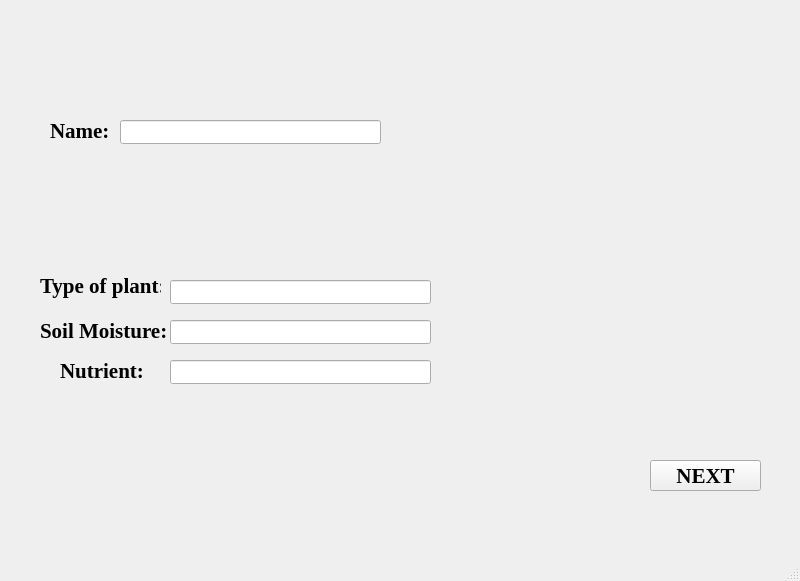
<?xml version="1.0" encoding="UTF-8"?>
<ui version="4.0">
 <class>MainWindow</class>
 <widget class="QMainWindow" name="MainWindow">
  <property name="geometry">
   <rect>
    <x>0</x>
    <y>0</y>
    <width>800</width>
    <height>581</height>
   </rect>
  </property>
  <property name="windowTitle">
   <string>MainWindow</string>
  </property>
  <widget class="QWidget" name="centralwidget">
   <widget class="QLabel" name="label">
    <property name="geometry">
     <rect>
      <x>50</x>
      <y>110</y>
      <width>61</width>
      <height>41</height>
     </rect>
    </property>
    <property name="font">
     <font>
      <family>Times New Roman</family>
      <pointsize>16</pointsize>
      <bold>true</bold>
     </font>
    </property>
    <property name="text">
     <string>Name:</string>
    </property>
   </widget>
   <widget class="QLineEdit" name="lineEdit">
    <property name="geometry">
     <rect>
      <x>120</x>
      <y>120</y>
      <width>261</width>
      <height>24</height>
     </rect>
    </property>
   </widget>
   <widget class="QLabel" name="label_2">
    <property name="geometry">
     <rect>
      <x>40</x>
      <y>270</y>
      <width>121</width>
      <height>31</height>
     </rect>
    </property>
    <property name="font">
     <font>
      <family>Times New Roman</family>
      <pointsize>16</pointsize>
      <bold>true</bold>
     </font>
    </property>
    <property name="text">
     <string>Type of plant:</string>
    </property>
   </widget>
   <widget class="QLabel" name="label_3">
    <property name="geometry">
     <rect>
      <x>60</x>
      <y>360</y>
      <width>111</width>
      <height>21</height>
     </rect>
    </property>
    <property name="font">
     <font>
      <family>Times New Roman</family>
      <pointsize>16</pointsize>
      <bold>true</bold>
     </font>
    </property>
    <property name="text">
     <string>Nutrient:</string>
    </property>
   </widget>
   <widget class="QLabel" name="label_4">
    <property name="geometry">
     <rect>
      <x>40</x>
      <y>320</y>
      <width>131</width>
      <height>21</height>
     </rect>
    </property>
    <property name="font">
     <font>
      <family>Times New Roman</family>
      <pointsize>16</pointsize>
      <bold>true</bold>
     </font>
    </property>
    <property name="text">
     <string>Soil Moisture:</string>
    </property>
   </widget>
   <widget class="QLineEdit" name="lineEdit_2">
    <property name="geometry">
     <rect>
      <x>170</x>
      <y>360</y>
      <width>261</width>
      <height>24</height>
     </rect>
    </property>
   </widget>
   <widget class="QLineEdit" name="lineEdit_3">
    <property name="geometry">
     <rect>
      <x>170</x>
      <y>320</y>
      <width>261</width>
      <height>24</height>
     </rect>
    </property>
   </widget>
   <widget class="QLineEdit" name="lineEdit_4">
    <property name="geometry">
     <rect>
      <x>170</x>
      <y>280</y>
      <width>261</width>
      <height>24</height>
     </rect>
    </property>
   </widget>
   <widget class="QPushButton" name="pushButton">
    <property name="geometry">
     <rect>
      <x>650</x>
      <y>460</y>
      <width>111</width>
      <height>31</height>
     </rect>
    </property>
    <property name="font">
     <font>
      <family>Times New Roman</family>
      <pointsize>16</pointsize>
      <bold>true</bold>
     </font>
    </property>
    <property name="text">
     <string>NEXT</string>
    </property>
   </widget>
  </widget>
  <widget class="QMenuBar" name="menubar">
   <property name="geometry">
    <rect>
     <x>0</x>
     <y>0</y>
     <width>800</width>
     <height>21</height>
    </rect>
   </property>
  </widget>
  <widget class="QStatusBar" name="statusbar"/>
 </widget>
 <resources/>
 <connections/>
</ui>
